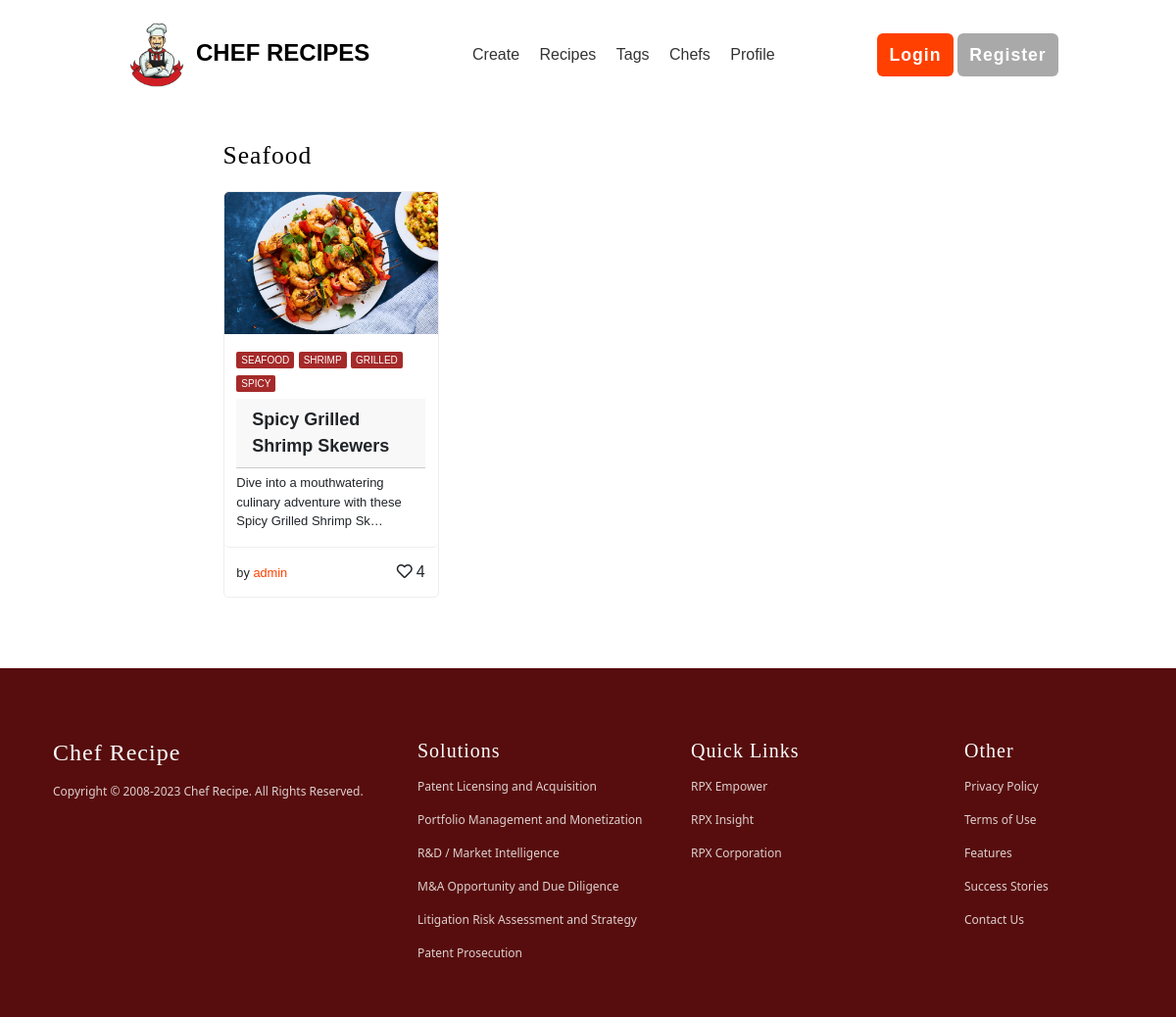
The page /tags/seafood on the database its author committed.
### main/models.py (models this page shows, shortened)
class Tag(models.Model):
    name = models.CharField(max_length=50)
    created_at = models.DateTimeField(auto_now_add=True)
    updated_at = models.DateTimeField(auto_now=True)

class Recipe(models.Model):
    subject = models.CharField(max_length=100)
    image = models.ImageField(upload_to='recipe_images', blank=True)
    description = models.TextField(blank=True)
    instructions = RichTextField(blank=True)
    tags = models.ManyToManyField(Tag, blank=True)
    created_by = models.ForeignKey(User, on_delete=models.CASCADE)
    created_at = models.DateTimeField(auto_now_add=True)
    updated_at = models.DateTimeField(auto_now=True)
    liked_by = models.ManyToManyField(User, related_name='liked_recipes', blank=True)
    is_private = models.BooleanField(default=False)

### main/views.py (the view)
# urls.py: path('tags/<str:tag>', views.tagsearch, name='tags'),
def tagsearch(request, tag):
    tag_ob = Tag.objects.get(name=tag)
    recipes = Recipe.objects.filter(tags=tag_ob)
    return render(request, 'main/tagsearch.html', {'recipes' : recipes, 'tag':tag})

### templates/main/tagsearch.html
{% extends 'includes/base.html' %}
{% load static %}
{% block body %}
<div style="width: 100%; max-width: 825px; margin: auto;" class=" p-3 mb-5  ">
    <div class="mt-3">
        <section class="wrapper product" style="width: 100%; margin: 0 16px; justify-content: start">
            <h2 class="section-name" style="text-align: left; color: black; margin-bottom: 12px; margin-left: 8px">{{tag}}</h2>
            {% for recipe in recipes %}
                <article class="card featuredd" onclick="window.location.href='{% url 'main:details' recipe.id %}'" style="cursor: pointer;">
                    <div class="box"><img style="height: 145px; min-width: 218px;" src="{{recipe.image.url}}"></div>
                    <header class="card-content">
                        {% for tag in recipe.tags.all %}
                            <span class="card-category chicken">{{tag.name}}</span>
                        {% endfor %}
                        <span class="card-header">{{recipe.subject|truncatechars:30}}</span>
                        <span class="card-desc">{{recipe.description|truncatechars:80}}</span>
                    </header>
                    <footer class="card-content d-flex justify-content-between">
                        <div class="contributor"><span class="contributor-name">by <a href="#">{{recipe.created_by.username}}</a></span></div>
                        <div class="bookmark"><i class="far fa-heart me-1"></i>4</div>
                    </footer>
                </article>
            {% endfor %}
        </section>
    </div>
</div>
{% endblock %}

### static/css/style.css (style rules this page uses)
* { margin: 0; padding: 0; }
a, a:hover, a:focus, a:active { text-decoration: none; border: 0; }
header { padding: 1em 0; }
h1, h2, h3, h4, h5, h6 { font-family: 'Baloo', cursive; letter-spacing: 1px; text-transform: capitalize; -webkit-margin-before:0; -webkit-margin-after:0; }
h2 { font-size: 1.6em; color: rgb(255, 64, 0); text-underline-position: below; }
.section-name { display: block; width: 100%; text-align: center; }
.wrapper { width: 80vw; margin: auto; align-content: center; }
.product { max-width: 1200px; margin: 2em auto; display: -webkit-flex; display: -ms-flexbox; display: flex; flex-direction: row; flex-wrap: wrap; justify-content: center; align-items: flex-start; }
article { margin: 0.5em; width: 55vw; box-sizing: border-box; transition: all 0.1s ease-in; font-family: 'Dosis', sans-serif; }
article header { border-bottom: 1px solid #EEEEEE; }
.card { max-width: 220px; display: block; min-height: 250px; flex-shrink: 0; border-radius: 5px; border-width: 1px; border-style: solid; border-color: #EEEEEE; }
.card img { background-color: rgb(255, 64, 0); max-width: 100%; max-height: 200px; width: auto; border-top-left-radius: 5px; border-top-right-radius: 5px; }
.card-content { padding: 0.8em; display: inline-block; text-align: left; margin: auto; border-radius: 5px; }
.card-content span { margin: 0.3em 0; }
.card-category { padding: 3px 5px; color: white; text-transform: uppercase; font-size: 10px; width: auto; border-radius: 2px; }
.card-desc { font-size: 13px; display: block; }
.card-header { font-weight: bold; text-transform: capitalize; font-size: 18px; display: block; }
.contributor { display: block; }
.contributor-name { font-size: 0.8em; }
.contributor-name a { color: rgb(255, 64, 0); }
.chicken { background-color: brown; }

### rows shown on the page
Tag: name "Seafood", name "SEAFOOD"
Recipe: image (picture), subject "Spicy Grilled Shrimp Skewers", description "Dive into a mouthwatering culinary adventure with these Spicy Grilled Shrimp Sk…", created_by.username "admin"
Tag: name "SHRIMP"
Tag: name "GRILLED"
Tag: name "SPICY"
